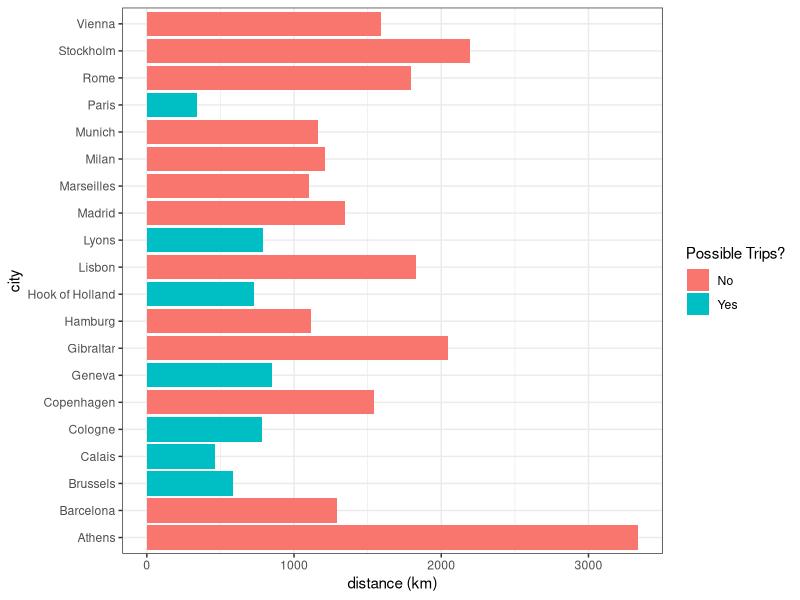

Source code (R):
### Code for playing around with eurodist and UScitiesD datasets to see how they can be manipulated
remove(list=ls())

library(datasets)
library(ggplot2)
data(eurodist)
data("UScitiesD")

# convert to matrices for ease of manipulation
eurodist <- as.matrix(eurodist)
usdist <- as.matrix(UScitiesD)

# Given a starting destination (in Europe) and max distance willing to drive,
# show the trips in order of distance
# Fun idea for a visualization --> show ALL the trips, but highlight/color the possible ones based on range

startCity <- "Cherbourg"
maxDist <- 1000

allTrips <- eurodist[!row.names(eurodist) == startCity, startCity]
#possibleTrips <- allTrips[allTrips >= drivingRange[1]][allTrips <= drivingRange[2]]
possibleTrips <- allTrips <= maxDist

trips <- data.frame(city = labels(allTrips), distance = allTrips, possible = as.factor(possibleTrips))

if (all(trips$possible == FALSE)){
    g <- ggplot(data = trips, aes(city, distance)) + geom_bar(stat = "identity", fill = "lightgray") +
        coord_flip() + theme_bw() + ylab("distance (km)")
}else if (all(trips$possible == TRUE)){
    g <- ggplot(data = trips, aes(city, distance)) + geom_bar(stat = "identity", fill = "yellow") +
        coord_flip() + theme_bw() + ylab("distance (km)") 
}else{
    g <- ggplot(data = trips, aes(city, distance, fill = possible)) + geom_bar(stat = "identity") +
        coord_flip() + theme_bw() + ylab("distance (km)") + 
        scale_fill_discrete("Possible Trips?", labels = c("No", "Yes"))
}

print(g)





